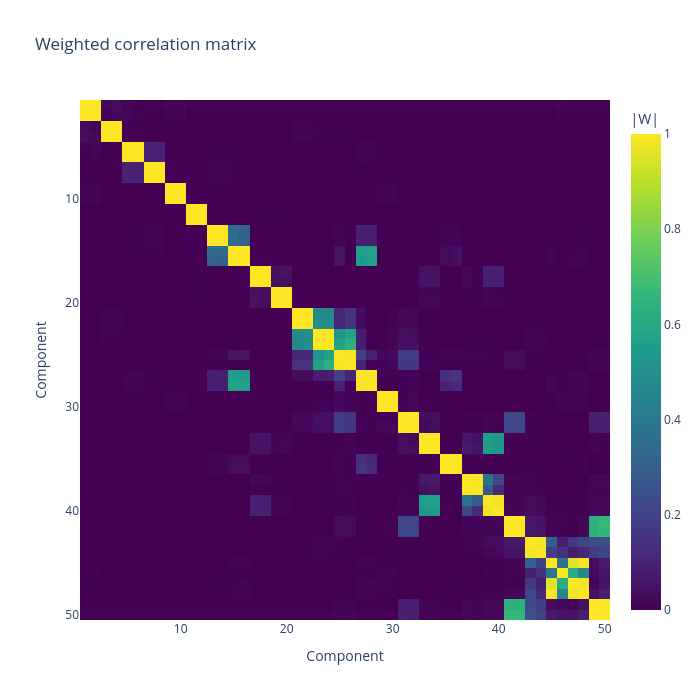

The notebook cell this image was saved under:
### Code cell
# Weighted-correlation matrix (W-correlation)
ts_rec = []
for i in range(50):
  component_series = ssa.reconstruct_group(results2, group=[i])
  ts_rec.append(component_series)

W = ssa.w_correlation_matrix(ts_rec, L=840)
plotssa.plot_w_correlation(W, "Weighted correlation matrix")

### Figure 1 — Plotly figure (JSON) as saved in the notebook; plotly's stock layout.template omitted (floating-point values rounded to 4 significant figures; data arrays with more than 128 entries replaced by an {"elided": "..."} marker saying what was removed)
{"data": [{"colorbar": {"title": {"text": "|W|"}}, "colorscale": [[0, "#440154"], [0.1111, "#482878"], [0.2222, "#3e4989"], [0.3333, "#31688e"], [0.4444, "#26828e"], [0.5556, "#1f9e89"], [0.6667, "#35b779"], [0.7778, "#6ece58"], [0.8889, "#b5de2b"], [1, "#fde725"]], "hovertemplate": "RC %{x} vs RC %{y}<br>W = %{z:.3f}<extra></extra>", "type": "heatmap", "x": [1, 2, 3, 4, 5, 6, 7, 8, 9, 10, 11, 12, 13, 14, 15, 16, 17, 18, 19, 20, 21, 22, 23, 24, 25, 26, 27, 28, 29, 30, 31, 32, 33, 34, 35, 36, 37, 38, 39, 40, 41, 42, 43, 44, 45, 46, 47, 48, 49, 50], "y": [1, 2, 3, 4, 5, 6, 7, 8, 9, 10, 11, 12, 13, 14, 15, 16, 17, 18, 19, 20, 21, 22, 23, 24, 25, 26, 27, 28, 29, 30, 31, 32, 33, 34, 35, 36, 37, 38, 39, 40, 41, 42, 43, 44, 45, 46, 47, 48, 49, 50], "z": {"elided": "50x50 float values"}, "zmax": 1, "zmin": 0}], "layout": {"height": 700, "title": {"text": "Weighted correlation matrix"}, "width": 700, "xaxis": {"title": {"text": "Component"}}, "yaxis": {"autorange": "reversed", "title": {"text": "Component"}}}}
